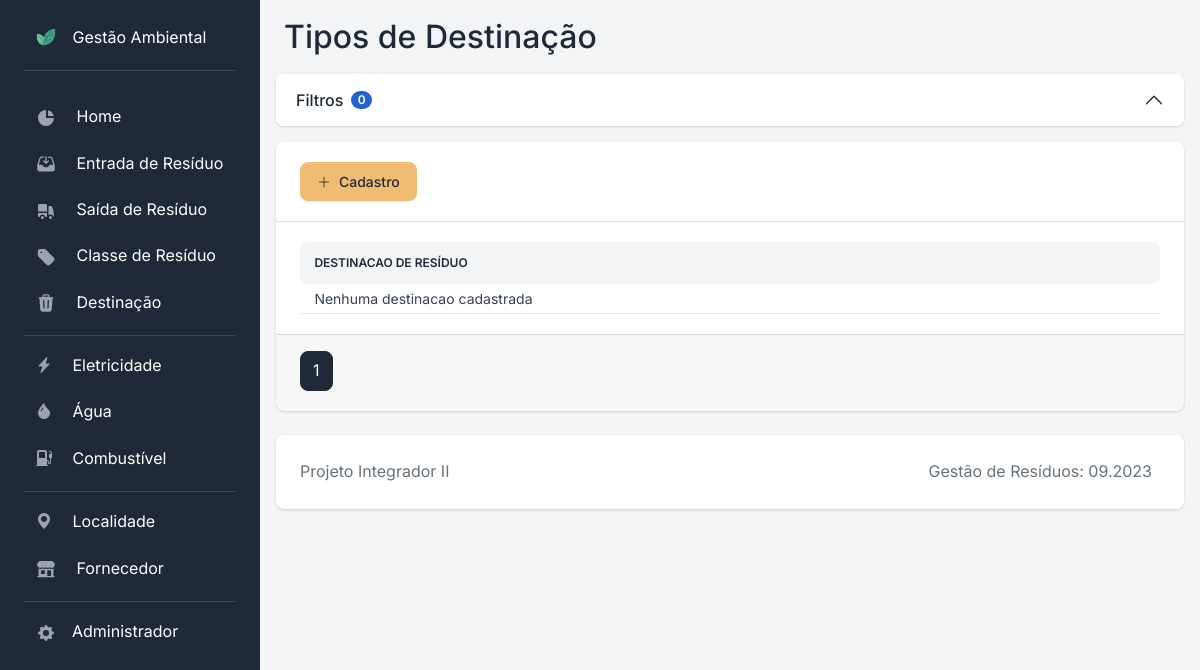
The page /destinacao/ on the database as committed earlier.
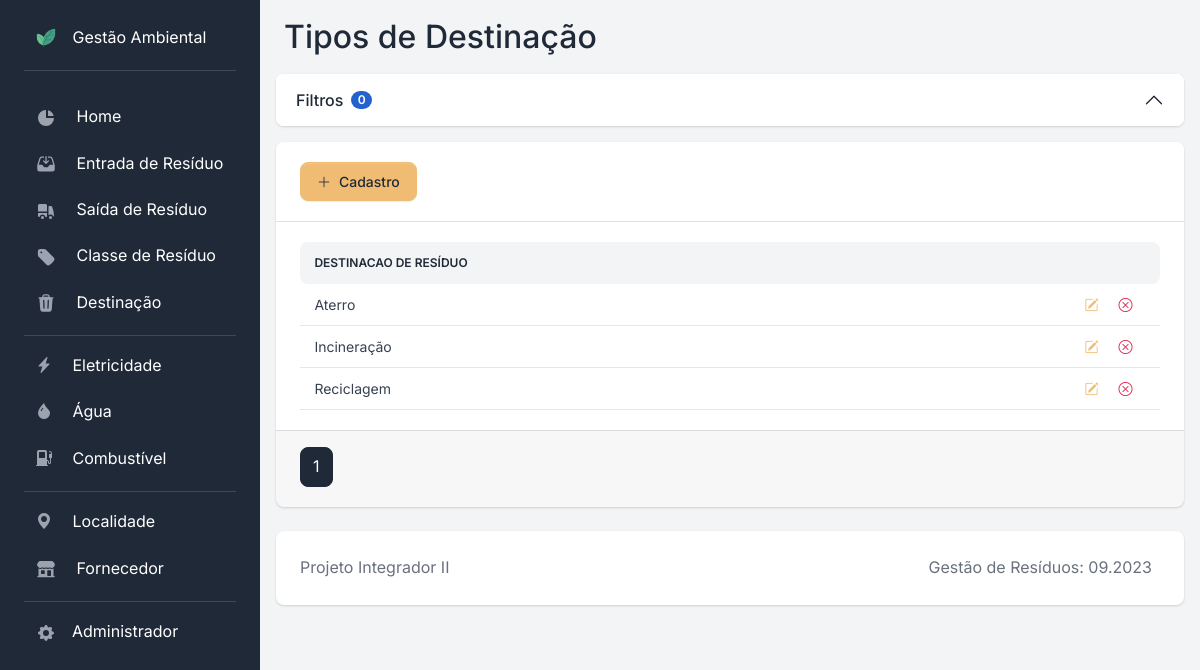
The same page on the database as committed later.
### apps/destinacao/models.py (models this page shows, shortened)
class Destinacao(models.Model):
    id_destinacao = models.AutoField(primary_key=True)
    nome = models.CharField(max_length=50, null=False, blank=False)
    class Meta:
        db_table = "destinacao"
        ordering = ["nome"]
        verbose_name = "Destinação"
        verbose_name_plural = "Destinações"

### apps/destinacao/views.py (the view)
# urls.py: path("", views.destinacao_index, name="destinacao"),
def destinacao_index(request):
    page_number = request.GET.get("page")
    model_filter = DestinacaoFilter(request.GET, queryset=Destinacao.objects.all())
    query_paginated = Paginator(model_filter.qs, PAGESIZE)
    query_filtered = query_paginated.get_page(page_number)
    context = {
        "object_list": query_filtered,
        "filter_form": model_filter.form,
        "number_of_active_filters": count_active_filters(request, model_filter),
    }
    return render(request, "destinacao/destinacao.html", context)

### apps/utils.py (called while the page is built)
def count_active_filters(request, form):
    active_filters = []
    for field in request.GET.items():
        if field[0] != "page" and field[0] in form.data.keys() and field[1] != "":
            active_filters.append(field[0])
    return len(active_filters)

### templatetags/is_checkbox.py (called while the page is built)
@register.filter(name="is_multiple_choice")
def is_multiple_choice(field):
    return isinstance(field.field.widget, CheckboxSelectMultiple)

### templates/destinacao/destinacao.html (shortened to what this page needs)
{% extends 'base_card.html' %}
{% block title %}Tipos de Destinação{% endblock %}
{% block content %}
    <div class="table-responsive">
        <table class="table table-centered mb-0 rounded table-sm">
            <thead class="thead-light">
                <tr>
                    <th class="align-middle border-0 rounded-start">destinacao de Resíduo</th>
                    <th class="align-middle border-0 rounded-end"></th>
                </tr>
            </thead>
            <tbody>
                {% for entry in object_list %}
                    <tr class="align-middle">
                        <td>{{ entry.nome }}</td>
                        <td>
                            <div class="d-flex justify-content-end me-3">
                                <a href="{% url 'destinacao_edit' pk=entry.id_destinacao %}" title="Editar">
                                    <button class="btn btn-sm shadow-none border-0">
                                        <i class="bi bi-pencil-square text-secondary"></i>
                                    </button>
                                </a>
                                <form onsubmit="return confirm('Confirmar deleção?');"
                                      action="{% url 'destinacao_delete' pk=entry.id_destinacao %}"
                                      method="POST"
                                      value="delete">
                                    <button class="btn btn-sm shadow-none border-0" title="Deletar">
                                        <i class="bi bi-x-circle text-danger"></i>
                                    </button>
                                </form>
                            </div>
                        </td>
                    </tr>
                {% empty %}
                    <tr>
                        <td colspan="5">Nenhuma destinacao cadastrada</td>
                    </tr>
                {% endfor %}
            </tbody>
        </table>
    </div>
{% endblock content %}

Rows that differ between the two databases and show on the page:
added Destinacao: nome "Aterro"
added Destinacao: nome "Incineração"
added Destinacao: nome "Reciclagem"
Other text that changed with them:
text no longer shown: "Nenhuma destinacao cadastrada"
